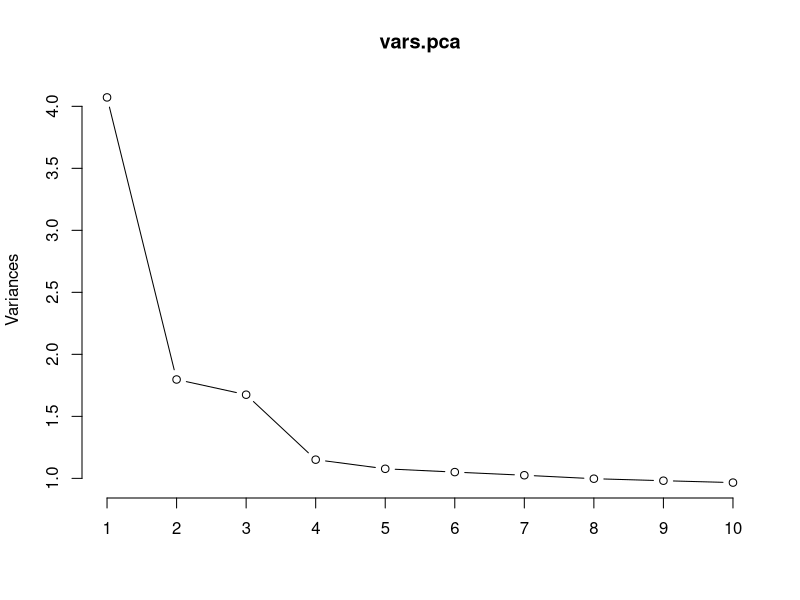

Recreate this plot in R.
## ---- chunk 1
knitr::opts_chunk$set(echo = TRUE)
## ---- chunk 2
full_data <- read.csv("WA_Fn-UseC_-HR-Employee-Attrition.csv", header = T)
head(full_data)

## ---- chunk 3
scale.vars <- scale(full_data[, 1:20]) 
scale.vars[is.nan(scale.vars)] <- 0 
vars.income <- full_data[, 21]
## ---- chunk 4
vars.pca <- prcomp(scale.vars,
                 center = TRUE,
                 scale. = TRUE)

plot(vars.pca, type = "l")
## ---- chunk 5
summary(vars.pca)
## ---- chunk 6
income.modeltop5 <- lm(MonthlyIncome ~ Age+DistanceFromHome+Education+EmployeeNumber+EnvironmentSatisfaction, data=full_data)
income.modeltop1 <- lm(MonthlyIncome ~ Age, data=full_data)
## ---- chunk 7
summary(income.modeltop5)
summary(income.modeltop1)
